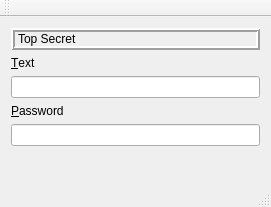
<?xml version="1.0" encoding="UTF-8"?>
<ui version="4.0">
 <class>MainWindow</class>
 <widget class="QMainWindow" name="MainWindow">
  <property name="geometry">
   <rect>
    <x>0</x>
    <y>0</y>
    <width>271</width>
    <height>202</height>
   </rect>
  </property>
  <property name="windowTitle">
   <string>MainWindow</string>
  </property>
  <widget class="QWidget" name="centralWidget">
   <layout class="QGridLayout" name="gridLayout">
    <item row="1" column="0">
     <widget class="QLabel" name="label_2">
      <property name="text">
       <string>&amp;Text</string>
      </property>
      <property name="buddy">
       <cstring>lineEdit</cstring>
      </property>
     </widget>
    </item>
    <item row="5" column="0">
     <widget class="QPushButton" name="pushButton">
      <property name="text">
       <string/>
      </property>
      <property name="flat">
       <bool>true</bool>
      </property>
     </widget>
    </item>
    <item row="3" column="0">
     <widget class="QLabel" name="label_3">
      <property name="text">
       <string>&amp;Password</string>
      </property>
      <property name="buddy">
       <cstring>lineEdit_2</cstring>
      </property>
     </widget>
    </item>
    <item row="0" column="0">
     <widget class="QLabel" name="label">
      <property name="frameShape">
       <enum>QFrame::Box</enum>
      </property>
      <property name="frameShadow">
       <enum>QFrame::Raised</enum>
      </property>
      <property name="lineWidth">
       <number>2</number>
      </property>
      <property name="text">
       <string>Top Secret</string>
      </property>
     </widget>
    </item>
    <item row="2" column="0">
     <widget class="QLineEdit" name="lineEdit"/>
    </item>
    <item row="4" column="0">
     <widget class="QLineEdit" name="lineEdit_2">
      <property name="maxLength">
       <number>10</number>
      </property>
      <property name="echoMode">
       <enum>QLineEdit::Password</enum>
      </property>
     </widget>
    </item>
   </layout>
  </widget>
  <widget class="QMenuBar" name="menuBar">
   <property name="geometry">
    <rect>
     <x>0</x>
     <y>0</y>
     <width>271</width>
     <height>21</height>
    </rect>
   </property>
  </widget>
  <widget class="QToolBar" name="mainToolBar">
   <attribute name="toolBarArea">
    <enum>TopToolBarArea</enum>
   </attribute>
   <attribute name="toolBarBreak">
    <bool>false</bool>
   </attribute>
  </widget>
  <widget class="QStatusBar" name="statusBar"/>
 </widget>
 <layoutdefault spacing="6" margin="11"/>
 <resources/>
 <connections>
  <connection>
   <sender>lineEdit_2</sender>
   <signal>textChanged(QString)</signal>
   <receiver>label</receiver>
   <slot>setText(QString)</slot>
   <hints>
    <hint type="sourcelabel">
     <x>97</x>
     <y>135</y>
    </hint>
    <hint type="destinationlabel">
     <x>90</x>
     <y>60</y>
    </hint>
   </hints>
  </connection>
  <connection>
   <sender>lineEdit</sender>
   <signal>textChanged(QString)</signal>
   <receiver>label</receiver>
   <slot>setText(QString)</slot>
   <hints>
    <hint type="sourcelabel">
     <x>45</x>
     <y>97</y>
    </hint>
    <hint type="destinationlabel">
     <x>43</x>
     <y>54</y>
    </hint>
   </hints>
  </connection>
 </connections>
</ui>
